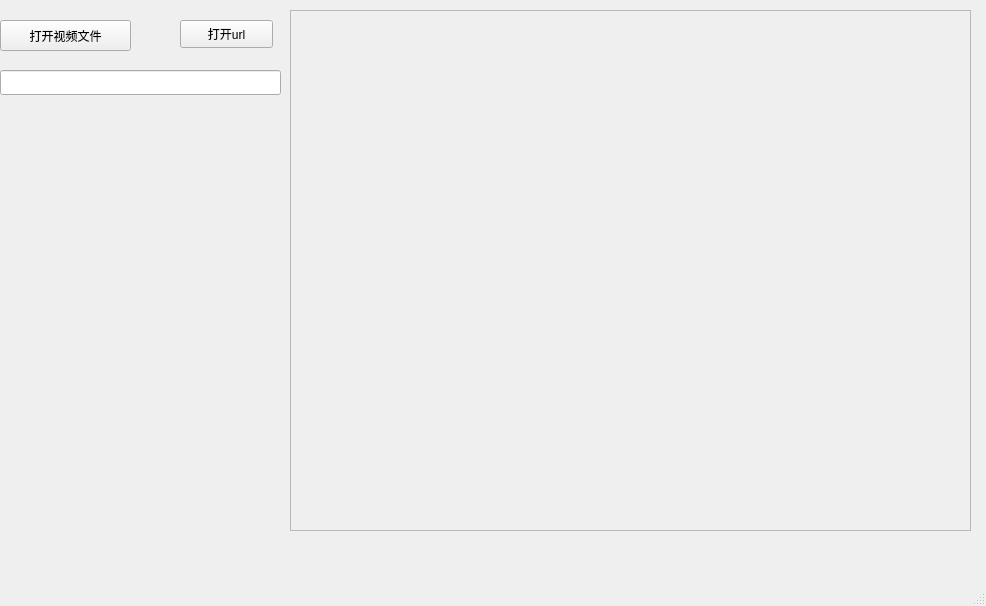
<?xml version="1.0" encoding="UTF-8"?>
<ui version="4.0">
 <class>JCMainWindow</class>
 <widget class="QMainWindow" name="JCMainWindow">
  <property name="geometry">
   <rect>
    <x>0</x>
    <y>0</y>
    <width>986</width>
    <height>606</height>
   </rect>
  </property>
  <property name="minimumSize">
   <size>
    <width>300</width>
    <height>150</height>
   </size>
  </property>
  <property name="windowTitle">
   <string>JCMainWindow</string>
  </property>
  <widget class="QWidget" name="centralwidget">
   <widget class="QPushButton" name="OpenVideoFile">
    <property name="enabled">
     <bool>true</bool>
    </property>
    <property name="geometry">
     <rect>
      <x>0</x>
      <y>20</y>
      <width>131</width>
      <height>31</height>
     </rect>
    </property>
    <property name="text">
     <string>打开视频文件</string>
    </property>
   </widget>
   <widget class="QLineEdit" name="url">
    <property name="geometry">
     <rect>
      <x>0</x>
      <y>70</y>
      <width>281</width>
      <height>25</height>
     </rect>
    </property>
   </widget>
   <widget class="QPushButton" name="openUrlFile">
    <property name="geometry">
     <rect>
      <x>180</x>
      <y>20</y>
      <width>93</width>
      <height>28</height>
     </rect>
    </property>
    <property name="text">
     <string>打开url</string>
    </property>
   </widget>
   <widget class="QFrame" name="my_view">
    <property name="geometry">
     <rect>
      <x>290</x>
      <y>10</y>
      <width>681</width>
      <height>521</height>
     </rect>
    </property>
    <property name="frameShape">
     <enum>QFrame::StyledPanel</enum>
    </property>
    <property name="frameShadow">
     <enum>QFrame::Raised</enum>
    </property>
   </widget>
  </widget>
  <widget class="QMenuBar" name="menubar">
   <property name="geometry">
    <rect>
     <x>0</x>
     <y>0</y>
     <width>986</width>
     <height>25</height>
    </rect>
   </property>
  </widget>
  <widget class="QStatusBar" name="statusbar"/>
 </widget>
 <resources/>
 <connections/>
</ui>
